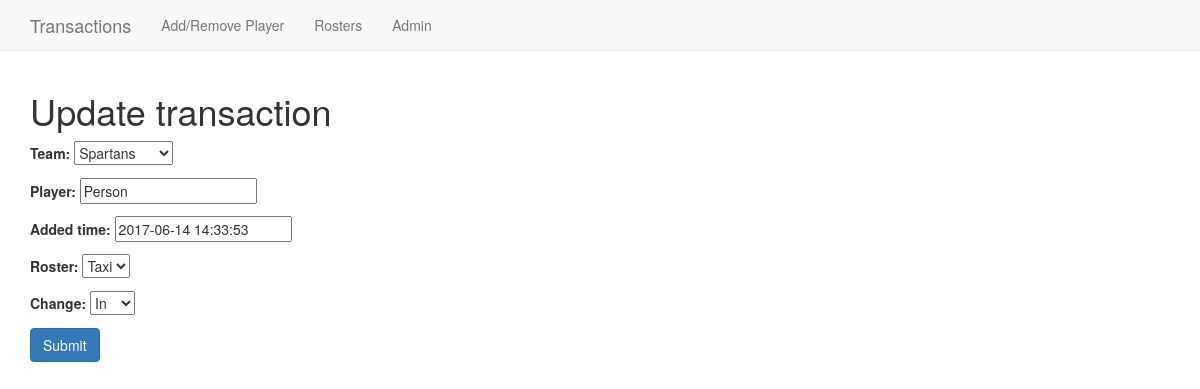
Screenshot of /basic_app/update/1/ with the database file from the repository.
### basic_app/models.py (models this page shows, shortened)
class School(models.Model):
    SIXTY = '69ers'
    SPARTANS = 'Spartans'
    DIPS = 'Double Dips'
    BUSTS = 'Busts'
    BROWNS = 'Browns'
    GOFFS = 'Goffs'
    KAKAPOS = 'Kakpos'
    LUSTS = 'Lusts'
    TEAMS = (
    (SIXTY, '69ers'),
    (SPARTANS, 'Spartans'),
    (DIPS, 'Double Dips'),
    (BUSTS, 'Busts'),
    (BROWNS, 'Browns'),
    (GOFFS, 'Goffs'),
    (KAKAPOS, 'Kakpos'),
    (LUSTS, 'Lusts'),
    )
    team = models.CharField(max_length=256, choices=TEAMS)
    player = models.CharField(max_length=256)
    added_time = models.DateTimeField(default=datetime.datetime.now)
    TAXI = 'Taxi'
    IR = 'IR'
    ROSTER_CHOICES = (
        (TAXI, 'Taxi'),
        (IR, 'IR'),
    )
    roster = models.CharField(
        max_length=4,
        choices=ROSTER_CHOICES,
        default=TAXI,
    )
    IN = 'In'
    OUT = 'Out'
    CHANGE_CHOICES = (
        (IN, 'In'),
        (OUT, 'Out'),
    )
    change = models.CharField(
        max_length=4,
        choices=CHANGE_CHOICES,
        default=IN,
    )
    class Meta:
        ordering = ['added_time']

### basic_app/views.py (the view)
# urls.py: url(r'^update/(?P<pk>\d+)/$', views.SchoolUpdateView.as_view(), name='update'),
class SchoolUpdateView(UpdateView):
    fields = ('team', 'player', 'added_time', 'roster', 'change')
    model = models.School
    success_url = reverse_lazy("basic_app:list")
    def get_initial(self):
        return { 'added_time': datetime.datetime.now}

### basic_app/templates/basic_app/school_form.html (shortened to what this page needs)
{% extends "basic_app/basic_app_base.html" %}
{% block body_block %}
  <h1>
    {% if not form.instance.pk %}
    Record transaction
    {% else %}
    Update transaction
    {% endif %}
  </h1>
  <form method="post">
    {{ form.as_p }}
    <input type="submit" class="btn btn-primary" value="Submit">
  </form>
{% endblock %}

### rows the page displays
School: team "Spartans", player "Person", added_time "2017-06-14 14:33:53", roster "Taxi", change "In"
